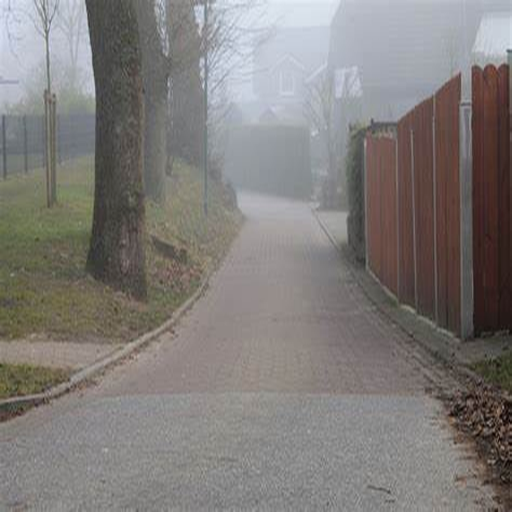
#> input picture data/input/new_real_hazy_0085_real_B.png, 512 x 512 px
$ jupyter execute --allow-errors CV_Project_1_Demo.ipynb
#> lines starting #> are read from the running program, lines starting #| are printed output that depends on the picture
<a href="https://colab.research.google.com/github/broistg/CV-Project-1_Nhom-18/blob/main/CV_Project_1_Demo.ipynb" target="_parent"></a>

# 0.&nbsp;Hướng dẫn sử dụng

Notebook này minh họa kết quả thực nghiệm cho bài tập lớn số 1, bao gồm:
1. Chuyển đổi không gian màu và thao tác kênh ảnh.
2. Áp dụng các bộ lọc làm trơn (Low-pass) và tách biên (High-pass).

Hướng dẫn chạy: Nhấn nút `Run all` để chạy toàn bộ dự án.

# 1.&nbsp;Cài đặt thư viện và chuẩn bị dữ liệu

[cell 1]
import os
import sys

import cv2
import numpy as np
import matplotlib.pyplot as plt

[cell 2]
GITHUB_USER = "broistg"
REPO_NAME = "CV-Project-1_Nhom-18"
REPO_URL = f"https://github.com/{GITHUB_USER}/{REPO_NAME}.git"
INPUT_DIR = "data/input"
OUTPUT_DIR = "data/output"

# Clone Repository
if not os.path.exists(REPO_NAME):
    !git clone $REPO_URL
# Thiết lập thư mục làm việc
if os.path.basename(os.getcwd()) != REPO_NAME:
    os.chdir(REPO_NAME)
# Thêm thư mục hiện tại vào System Path
if os.getcwd() not in sys.path:
    sys.path.append(os.getcwd())

# Import module tự viết
try:
    from src import color_ops       # Xử lý màu (Part 1)
    from src import spatial_filters # Xử lý bộ lọc (Part 2)
    from src import utils           # Hàm hỗ trợ hiển thị
except ImportError as e:
    print(f"❌ Lỗi Import: {e}")

Hàm hỗ trợ hiển thị ảnh

[cell 3]
def show_image(img, title="Image", cmap_type='gray'):
    plt.imshow(img, cmap=cmap_type)
    plt.title(title)
    plt.axis('off')

def show_comparison(img_original, img_filtered, title_a="Original", title_b="Filtered"):
    plt.figure(figsize=(10, 5))
    plt.subplot(1, 2, 1)
    show_image(img_original, title_a)
    plt.subplot(1, 2, 2)
    show_image(img_filtered, title_b)
    plt.show()

# 2.&nbsp;Biểu diễn ảnh màu & Ảnh xám

## 2.1&nbsp;Chuyển đổi RGB sang Grayscale

Chúng ta sử dụng công thức chuyển đổi chuẩn: $Y = 0.299R + 0.587G + 0.114B$

[cell 4]
img_name = "rgb_peppers.jpg"
img_path = os.path.join(INPUT_DIR, img_name)

img_rgb = cv2.imread(img_path)
#> (the rest of this cell did not finish here and is left out)

## 2.2&nbsp;Tách và Trộn kênh màu

Phân tách ảnh thành 3 kênh riêng biệt R, G, B để quan sát sự phân bố cường độ sáng.

#> (a cell that did not finish here is left out)

Thử nghiệm:
* Tái tạo lại hình ảnh gốc từ các kênh R, G, B riêng biệt.
* Hoán đổi kênh R và B (Tạo hiệu ứng màu lạ).
* Thay thế kênh màu đỏ (R) đã được thay thế bằng kênh màu xanh lá cây (G)
* Loại bỏ kênh màu đỏ (R): đặt về 0.

#> (a cell that did not finish here is left out)

# 4.&nbsp;Lọc ảnh

## 4.1.&nbsp;Khử nhiễu Muối tiêu (Salt & Pepper Noise)
**Mục tiêu:** So sánh khả năng làm trơn của Mean Filter và Gaussian Filter trên loại nhiễu hạt rời rạc.

## 4.2.&nbsp;Tách biên trên ảnh độ tương phản thấp

**Mục tiêu:** Kiểm tra độ nhạy của bộ lọc High-pass (Sobel) khi ảnh đầu vào bị mờ sương hoặc thiếu sáng.

[cell 7]
kernel_sobel_x = np.array([[-1, 0, 1],
                           [-2, 0, 2],
                           [-1, 0, 1]])

kernel_sobel_y = np.array([[-1, -2, -1],
                           [0, 0, 0],
                           [1, 2, 1]])

[cell 8]
img_name = "new_real_hazy_0085_real_B.png"
img_path = os.path.join(INPUT_DIR, img_name)

img_rgb = cv2.imread(img_path)
#> img_rgb is the input picture: shape (512, 512, 3); mean B, G, R 122.1, 124.5, 128.2
img_rgb = cv2.cvtColor(img_rgb, cv2.COLOR_BGR2RGB)
# img_gray = color_ops.rgb_to_grayscale(img_rgb)
img_gray = cv2.cvtColor(img_rgb, cv2.COLOR_RGB2GRAY)
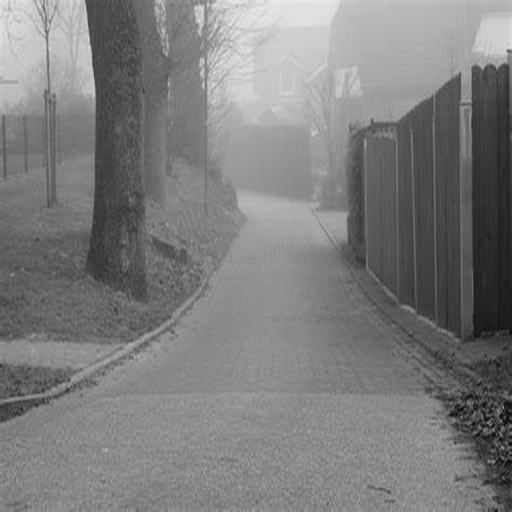
#> img_gray: shape (512, 512); min 4, max 235, mean 125.4

show_comparison(img_rgb, img_gray)
#> in show_comparison, `plt.show()`:
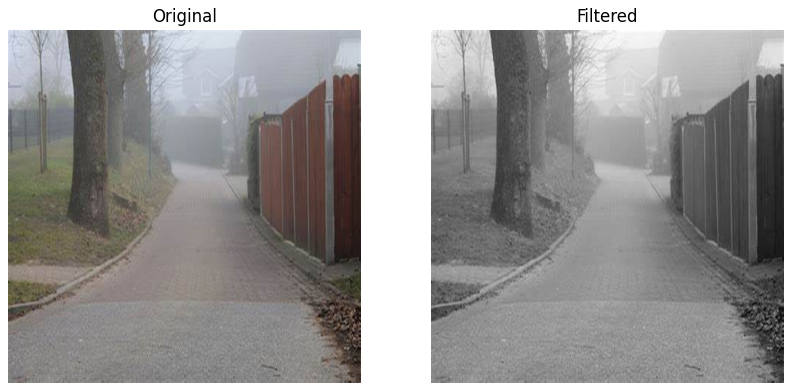
#> figure drawn by matplotlib, 2 panels

img_gray.shape
#> Out = (512, 512)

#> (a cell that did not finish here is left out)

## 4.3.&nbsp;Ứng dụng Y tế & Làm nét ảnh

**Mục tiêu:** Sử dụng **Laplacian** để làm nổi bật các chi tiết nhỏ (ví dụ: vết nứt xương, vân phổi) trong ảnh y tế hoặc ảnh có nhiều chi tiết.

[cell 10]
kernel_laplacian_4_nb = np.array([[0, 1, 0],
                               [1, -4, 1],
                               [0, 1, 0]])

kernel_laplacian_8_nb = np.array([[-1, -1, -1],
                                  [-1, 8, -1],
                                  [-1, -1, -1]])

kernel_laplacian_of_gaussian = np.array([[0, 0, -1, 0, 0],
                                         [0, -1, -2, -1, 0],
                                         [-1, -2, 16, -2, -1],
                                         [0, -1, -2, -1, 0],
                                         [0, 0, -1, 0, 0]])

[cell 11]
img_name = "house.tiff"
img_path = os.path.join(INPUT_DIR, img_name)

img_rgb = cv2.imread(img_path)
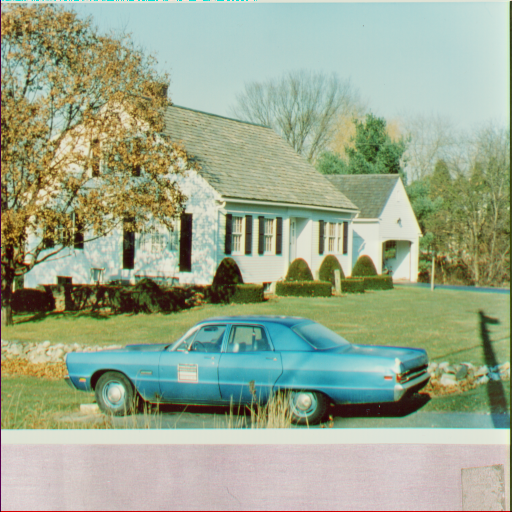
#> input picture data/input/house.tiff, 512 x 512 px
#> img_rgb is the input picture: shape (512, 512, 3); mean B, G, R 142.2, 168.2, 155.4
img_rgb = cv2.cvtColor(img_rgb, cv2.COLOR_BGR2RGB)
# img_gray = color_ops.rgb_to_grayscale(img_rgb)
img_gray = cv2.cvtColor(img_rgb, cv2.COLOR_RGB2GRAY)
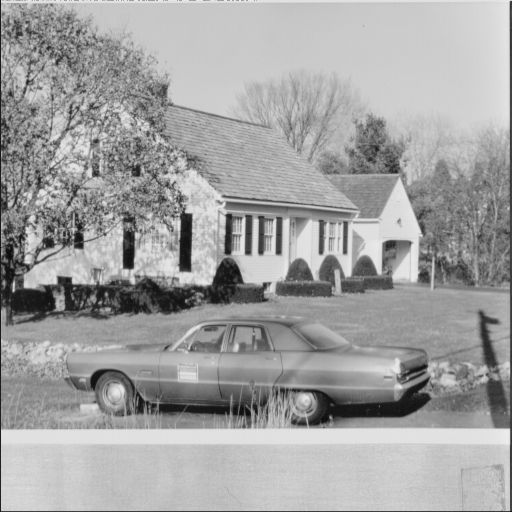
#> img_gray: shape (512, 512); min 8, max 236, mean 161.4

show_comparison(img_rgb, img_gray)
